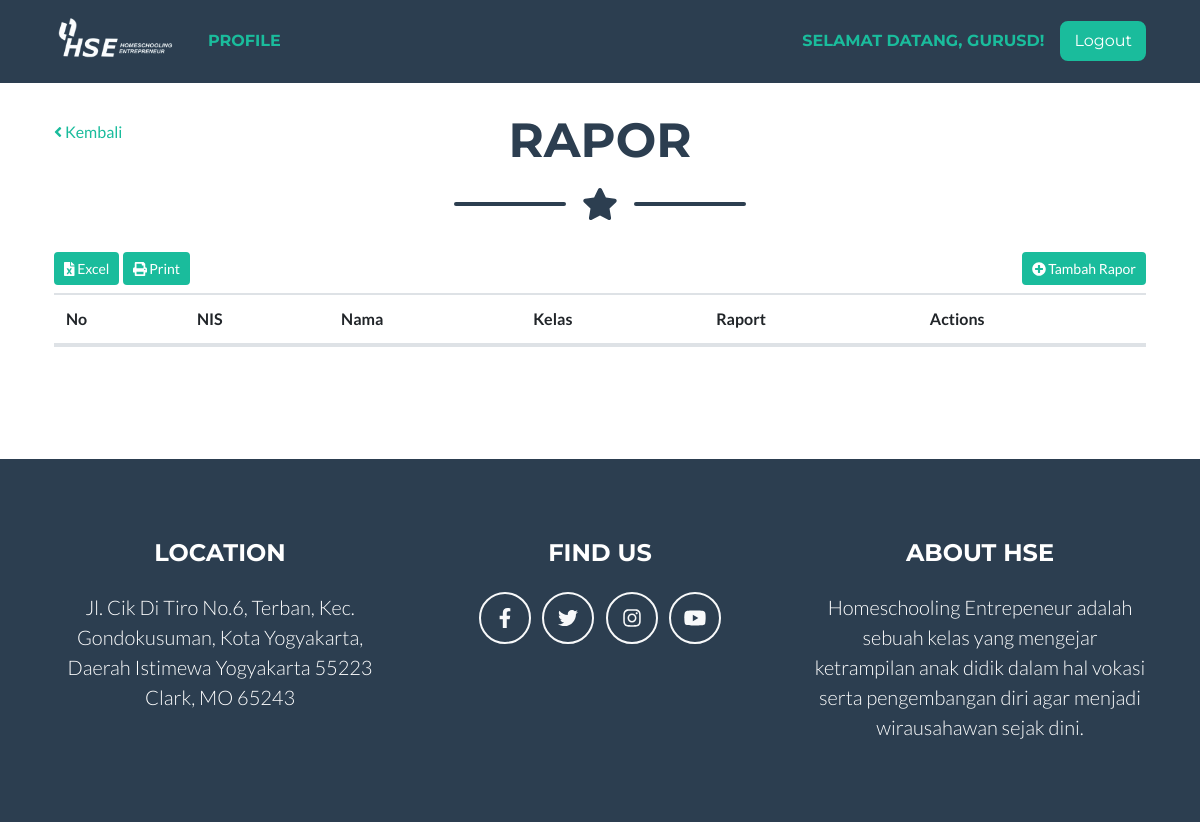
The app's page /rapor (signed in), older data.
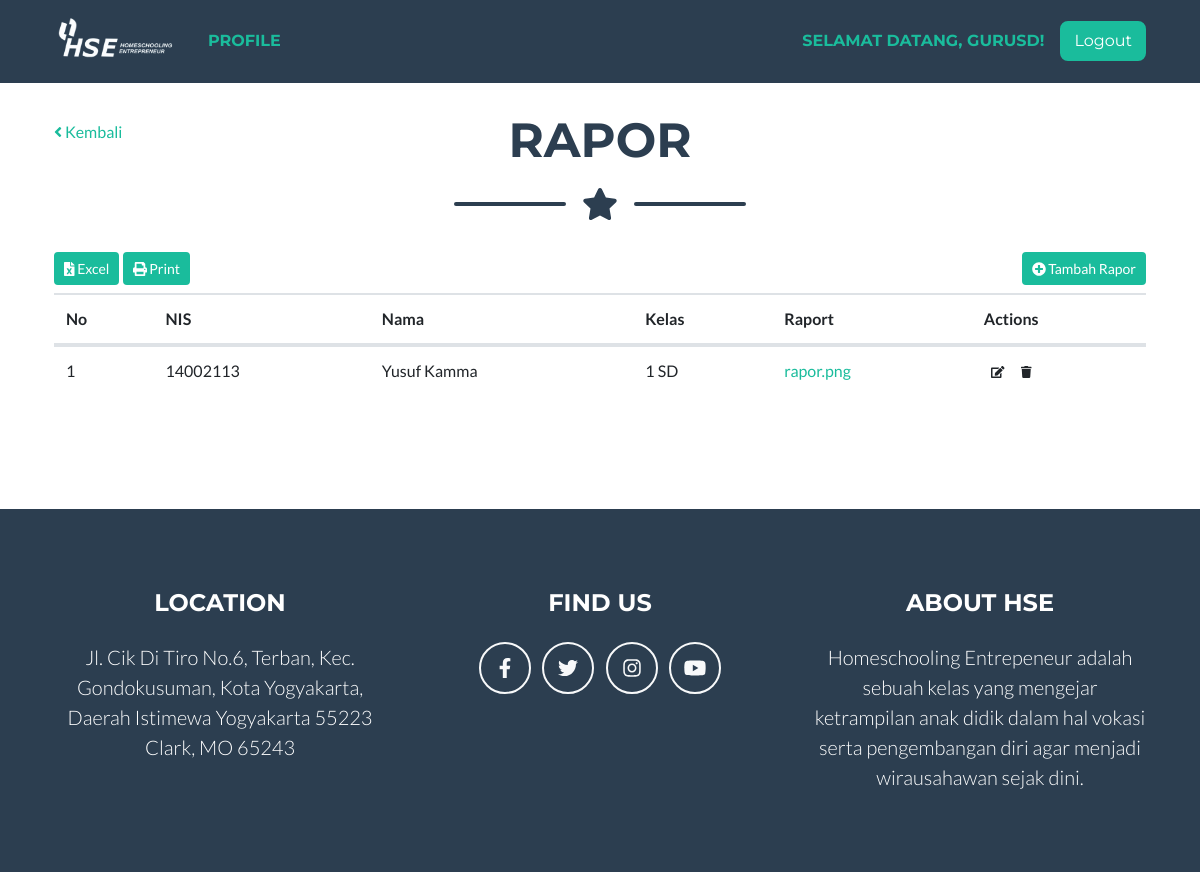
The same page, newer data.
### tables this page shows
CREATE TABLE `tb_rapor` (
  `rapor_id` int(11) NOT NULL,
  `rapor_semester` int(11) DEFAULT NULL,
  `rapor_file` varchar(255) DEFAULT NULL,
  `rapor_siswa` int(11) DEFAULT NULL
);

CREATE TABLE `tb_siswa` (
  `siswa_id` int(11) NOT NULL,
  `siswa_nis` varchar(255) DEFAULT NULL,
  `siswa_nama` varchar(255) DEFAULT NULL,
  `siswa_tmp_lahir` varchar(255) DEFAULT NULL,
  `siswa_tgl_lahir` date DEFAULT NULL,
  `siswa_jenis_kelamin` int(11) DEFAULT NULL,
  `siswa_agama` varchar(255) DEFAULT NULL,
  `siswa_anak_ke` int(11) DEFAULT NULL,
  `siswa_alamat` text,
  `siswa_nama_ayah` varchar(255) DEFAULT NULL,
  `siswa_nama_ibu` varchar(255) DEFAULT NULL,
  `siswa_alamat_ortu` text,
  `siswa_nohp_ortu` varchar(255) DEFAULT NULL,
  `siswa_pekerjaan_ayah` varchar(255) DEFAULT NULL,
  `siswa_pekerjaan_ibu` varchar(255) DEFAULT NULL,
  `siswa_nama_wali` varchar(255) DEFAULT NULL,
  `siswa_nohp_wali` varchar(255) DEFAULT NULL,
  `siswa_alamat_wali` text,
  `siswa_pekerjaan_wali` varchar(255) DEFAULT NULL,
  `siswa_jenjang` int(11) DEFAULT NULL,
  `siswa_kelas` int(11) DEFAULT NULL,
  `siswa_semester` varchar(255) DEFAULT NULL,
  `siswa_foto` varchar(255) DEFAULT NULL,
  `siswa_uid` int(11) DEFAULT NULL
);

CREATE TABLE `tb_kelas` (
  `kelas_id` int(11) NOT NULL,
  `kelas_jenjang` int(11) DEFAULT NULL,
  `kelas_tingkat` int(11) DEFAULT NULL,
  `kelas_jurusan` int(11) DEFAULT NULL,
  `kelas_nama` varchar(128) DEFAULT NULL
);

CREATE TABLE `tb_jenjang` (
  `jenjang_id` int(11) NOT NULL,
  `jenjang_nama` varchar(255) DEFAULT NULL
);

### app/core/Controller.php (called while the page is built, shortened)
<?php
class Controller {
	public function model($model) {
		return new $model;
	}
	public function view($view, $data = []) {
		require_once 'app/views/' . $view . '.php';
	}
}

### app/core/App.php (called while the page is built, shortened)
<?php
class App {
  protected $method = 'index';
  protected $params = [];
  public function __construct() {
    $this->controller = new $this->controller;
    call_user_func_array([$this->controller, $this->method], $this->params);
  }
}

### index.php (called while the page is built, shortened)
<?php
$app = new App;

### app/helpers/eda_helper.php (called while the page is built, shortened)
<?php
if (!function_exists('base_url')) {
	function base_url($atRoot=FALSE, $atCore=FALSE, $parse=FALSE){
		if (isset($_SERVER['HTTP_HOST'])) {
			$http = isset($_SERVER['HTTPS']) && strtolower($_SERVER['HTTPS']) !== 'off' ? 'https' : 'http';
			$hostname = $_SERVER['HTTP_HOST'];
			$dir = str_replace(basename($_SERVER['SCRIPT_NAME']), '', $_SERVER['SCRIPT_NAME']);
			$core = preg_split('@/@', str_replace($_SERVER['DOCUMENT_ROOT'], '', realpath(dirname(__FILE__))), NULL, PREG_SPLIT_NO_EMPTY);
			$core = $core[0];
			$tmplt = $atRoot ? ($atCore ? "%s://%s/%s/" : "%s://%s/") : ($atCore ? "%s://%s/%s/" : "%s://%s%s");
			$end = $atRoot ? ($atCore ? $core : $hostname) : ($atCore ? $core : $dir);
			$base_url = sprintf( $tmplt, $http, $hostname, $end );
		}
		else $base_url = 'http://localhost/';
		return $base_url;
	}
}

### app/core/Model.php (called while the page is built, shortened)
<?php
class Model {
	private $host = DB_HOST;
	private $user = DB_USER;
	private $pass = DB_PASS;
	private $db_name = DB_NAME;
	private $dbh;
	private $stmt;
	public function __construct() {
		$dsn = 'mysql:host=' . $this->host . ';dbname=' . $this->db_name;
		$option = [
			PDO::ATTR_PERSISTENT => true,
			PDO::ATTR_ERRMODE => PDO::ERRMODE_EXCEPTION
		];
		try {
			$this->dbh = new PDO($dsn, $this->user, $this->pass, $option);
		} catch (PDOException $e) {
			die($e->getMessage());
		}
	}
	public function query($query) {
		$this->stmt = $this->dbh->prepare($query);
	}
	public function bind($param, $value, $type = NULL) {
		if (is_null($type)) {
			switch (true) {
				default:
					$type = PDO::PARAM_STR;
			}
		}
		$this->stmt->bindValue($param, $value, $type);
	}
	public function execute() {
		$this->stmt->execute();
	}
	public function result() {
		$this->execute();
		return $this->stmt->fetchAll(PDO::FETCH_ASSOC);
	}
	public function row() {
		$this->execute();
		return $this->stmt->fetch(PDO::FETCH_OBJ);
	}
}

### app/models/Rapor_model.php (called while the page is built, shortened)
<?php
class Rapor_model {
	private $table = 'tb_rapor';
	private $db;
	public function __construct() {
		$this->db = new Model;
	}
	public function get_by($jenjang = NULL, $siswa = NULL, $single = FALSE) {
		$this->db->query(
			"SELECT * FROM "
			. $this->table .
			" INNER JOIN tb_siswa ON siswa_id = rapor_siswa " .
			" INNER JOIN tb_jenjang ON jenjang_id = siswa_jenjang " .
			" INNER JOIN tb_kelas ON kelas_id = siswa_kelas " .
			" INNER JOIN tb_tingkat ON tingkat_id = kelas_tingkat "
			. (!is_null($jenjang) ? " WHERE " . $jenjang[0] . '=:' . $jenjang[0] : "")
			. (!is_null($siswa) ? " AND " . $siswa[0] . '=:' . $siswa[0] : "")
			. ""
		);
		if (!is_null($jenjang)) {
			$this->db->bind($jenjang[0], $jenjang[1]);
		}
		if ($single) {
			$method = $this->db->row();
		} else {
			$method = $this->db->result();
		}
		return $method;
	}
}

### app/models/Guru_model.php (called while the page is built, shortened)
<?php
class Guru_model {
	private $table = 'tb_guru';
	private $db;
	public function __construct() {
		$this->db = new Model;
	}
	public function get_by($by) {
		$this->db->query('SELECT * FROM ' . $this->table . ' WHERE '.$by[0].'=:'.$by[0]);
		$this->db->bind($by[0], $by[1]);
		return $this->db->row();
	}
}

### app/views/rapor/v_rapor.php (the view, shortened to what the changed rows need)
<link rel="stylesheet" href="<?php echo base_url(); ?>assets/plugins/datatables/css/dataTables.bootstrap4.min.css">
<link rel="stylesheet" href="<?php echo base_url(); ?>assets/plugins/datatables/css/buttons.dataTables.min.css">
<?php if ($_SESSION['role'] != 3) : ?>
<link href="<?php echo base_url(); ?>assets/plugins/select2/select2.css" rel="stylesheet" />
<link href="<?php echo base_url(); ?>assets/plugins/select2/select2-bootstrap.css" rel="stylesheet" />
<?php endif; ?>
<?php if ($_SESSION['role'] == 1) { ?>
<div id="page-wrapper">
    <div class="container-fluid">
        <div class="row">
            <div class="col-md-12">
                <h1><i class="fa fa-home fa-fw"></i> Data Rapor Siswa</h1>
                <ol class="breadcrumb">
                    <li class="active">
                        <i class="fa fa-dashboard"></i> Dashboard
                    </li>
                    <li>Data Rapor Siswa</li>
                </ol>
            </div>
        </div>
<?php } else { ?>
<section class="page-section portfolio mt-4" id="portfolio">
    <div class="container">
        <div class="row">
            <div class="col-md-8">
                <h2 class="page-section-heading text-center text-uppercase text-secondary mb-0">Rapor</h2>
            </div>
        </div>
<?php } ?>
        <div class="row">
            <div class="col-md-12">
                <div class="table-responsive">
                    <table id="tblRapor" class="table table-borered table-hover">
                        <thead>
                            <tr>
                                <th>No</th>
                                <th>NIS</th>
                                <th>Nama</th>
                                <th>Kelas</th>
                                <th>Raport</th>
                                <?php if ($_SESSION['role'] != 3) : ?>
                                <th style="max-width: 8vw;">Actions</th>
                                <?php endif; ?>
                            </tr>
                        </thead>
                        <tbody>
                            <?php foreach($data['rapor'] as $key => $rapor) : ?>
                                <tr>
                                    <td><?php echo $key + 1; ?></td>
                                    <td><?php echo $rapor['siswa_nis']; ?></td>
                                    <td><?php echo $rapor['siswa_nama']; ?></td>
                                    <td><?php echo $rapor['kelas_nama']; ?></td>
                                    <td><a href="<?php echo base_url(); ?>uploads/rapor/<?php echo $rapor['rapor_file']; ?>"><?php echo $rapor['rapor_file']; ?></a></td>
                                    <?php if ($_SESSION['role'] != 3) : ?>
                                    <td>
                                        <button class="btn btn-default btn-xs"><i class="fa fa-edit" data-id="<?php echo $rapor['rapor_id']; ?>" data-jenjang="<?php echo $rapor['jenjang_id']; ?>" data-siswa="<?php echo $rapor['siswa_id']; ?>" data-semester="<?php echo $rapor['rapor_semester']; ?>" data-file="<?php echo $rapor['rapor_file']; ?>" onclick="edit(this)"></i></button>
                                        <button class="btn btn-default btn-xs"><i class="fa fa-trash" data-id="<?php echo $rapor['rapor_id']; ?>" data-jenjang="<?php echo $rapor['jenjang_id']; ?>" onclick="hapus(this)"></i></button>
                                    </td>
                                    <?php endif; ?>
                                </tr>
                            <?php endforeach; ?>
                        </tbody>
                    </table>
                </div>
            </div>
        </div>
    </div>
<?php if ($_SESSION['role'] == 1) { ?>
    </div>
<?php } else { ?>
</section>
<?php } ?>

Row changes from the older to the newer data that the page shows:
added tb_rapor: rapor_siswa.siswa_nis "14002113", rapor_siswa.siswa_nama "Yusuf Kamma", tb_kelas.kelas_nama "1 SD", rapor_file "rapor.png", rapor_semester 1 (drawn)
